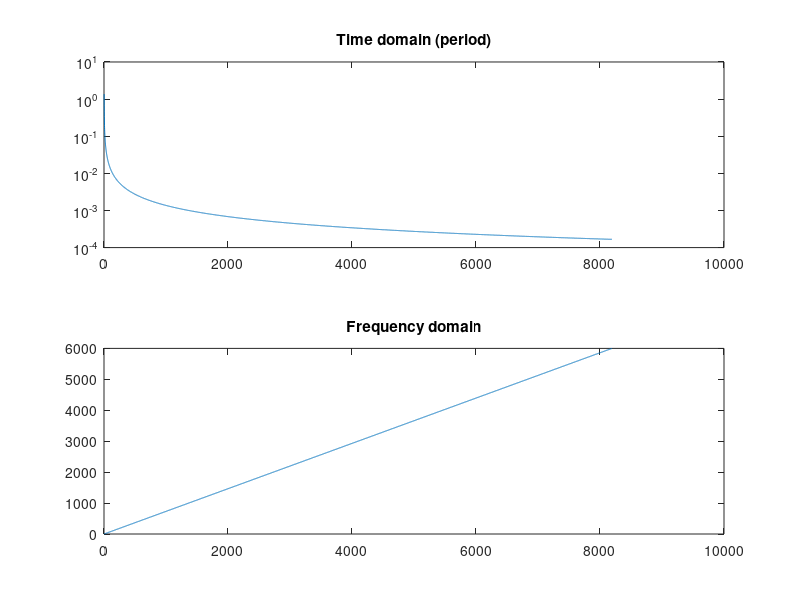

This figure's MATLAB source:
function demo_cepsmap
    fs = 6000;
    dt = 1/fs;
    N = 8192;
    
    x_F = (0:(N - 1)) .* fs/N;
    x_T = [Inf N*dt./(1:(N - 1))];
    
    figure(1);
    subplot(2, 1, 1);
    plot(x_T);
    title('Time domain (period)');
    set(gca, 'YScale', 'log');
    subplot(2, 1, 2);
    plot(x_F);
    title('Frequency domain');
end